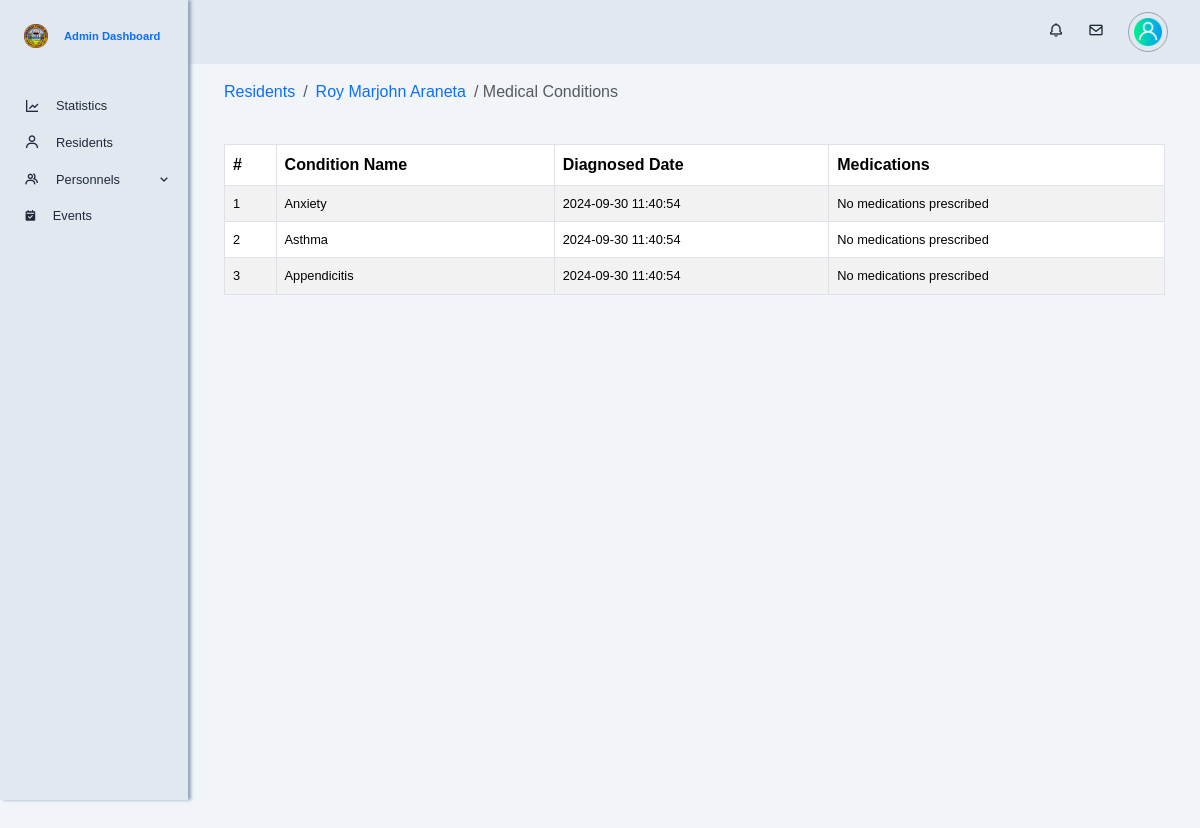
The page /app/views/admin/resident_medical_conditions.php?resident_id=4 on the database its author committed.
### tables this page shows
CREATE TABLE `residents` (
  `resident_id` int(10) NOT NULL,
  `account_id` int(10) NOT NULL,
  `personal_info_id` int(10) NOT NULL,
  `isValidResident` tinyint(1) NOT NULL
);

CREATE TABLE `personal_information` (
  `personal_info_id` int(10) NOT NULL,
  `lastname` varchar(255) NOT NULL,
  `firstname` varchar(255) NOT NULL,
  `middlename` varchar(255) NOT NULL,
  `date_of_birth` date DEFAULT NULL,
  `civil_status` enum('Single','Married','Widowed','Legally Separated') DEFAULT NULL,
  `educational_attainment` enum('Elementary Graduate','Elementary Undergraduate','Highschool Graduate','Highschool Undergraduate','College Graduate','College Undergraduate') DEFAULT NULL,
  `occupation` varchar(255) DEFAULT NULL,
  `religion` varchar(100) DEFAULT NULL,
  `citizenship` varchar(100) DEFAULT NULL,
  `address_id` int(10) NOT NULL,
  `sex` enum('male','female') NOT NULL,
  `phone_number` varchar(20) NOT NULL,
  `email` varchar(255) NOT NULL,
  `id_picture` varchar(255) DEFAULT NULL,
  `created_at` datetime NOT NULL DEFAULT current_timestamp(),
  `updated_at` datetime NOT NULL DEFAULT current_timestamp()
);

CREATE TABLE `residents_medical_condition` (
  `rmc_id` int(10) NOT NULL,
  `resident_id` int(10) NOT NULL,
  `medical_conditions_id` int(10) NOT NULL,
  `diagnosed_date` datetime NOT NULL DEFAULT current_timestamp(),
  `created_at` datetime NOT NULL DEFAULT current_timestamp()
);

CREATE TABLE `medical_conditions` (
  `medical_conditions_id` int(10) NOT NULL,
  `condition_name` varchar(255) NOT NULL
);

### app/models/get_resident_by_id.php (called while the page is built)
<?php
function getResidentById($conn, $residentId) {
    $sql = "SELECT
                a.*,
                r.*,
                pi.*
            FROM
                residents r
            JOIN
                personal_information pi ON r.personal_info_id = pi.personal_info_id
            JOIN
                accounts a ON r.account_id = a.account_id
            WHERE
                r.resident_id = ?";
    if ($stmt = $conn->prepare($sql)) {
        $stmt->bind_param("i", $residentId);
        $stmt->execute();
        $result = $stmt->get_result();
        $residentDetails = $result->fetch_assoc();
        return $residentDetails;
    } else {
        return null;
    }
}
?>

### app/models/get_resident_medical_conditions.php (called while the page is built)
<?php
function getResidentMedicalConditions($conn, $resident_id) {
    $sql = "
        SELECT mc.condition_name, rmc.rmc_id, rmc.diagnosed_date,
               GROUP_CONCAT(DISTINCT m.name SEPARATOR ', ') AS medicines
        FROM residents_medical_condition rmc
        INNER JOIN medical_conditions mc ON rmc.medical_conditions_id = mc.medical_conditions_id
        LEFT JOIN conditions_prescriptions cp ON cp.resident_condition_id = rmc.rmc_id
        LEFT JOIN medicines m ON cp.medicine_id = m.medicine_id
        WHERE rmc.resident_id = ?
        GROUP BY rmc.rmc_id
        ORDER BY rmc.diagnosed_date";
    $stmt = $conn->prepare($sql);
    $stmt->bind_param("i", $resident_id);
    $stmt->execute();
    $result = $stmt->get_result();
    $medical_conditions = $result->fetch_all(MYSQLI_ASSOC);
    return $medical_conditions;
}
?>

### app/views/admin/resident_medical_conditions.php (the view, shortened to what this page needs)
<?php
require './config/db_config.php';
require './app/models/get_resident_by_id.php';
require './app/models/get_resident_medical_conditions.php';
$resident_id = isset($_GET['resident_id']) ? intval($_GET['resident_id']) : null;
if ($resident_id) {
    $medical_conditions = getResidentMedicalConditions($conn, $resident_id);
}
$resident_details = getResidentById($conn, $resident_id);
?>
<!DOCTYPE html>
<html lang="en">
<head>
    <?php require './app/views/globals/head.php'; ?>
    <link rel="stylesheet" href="./public/css/admin-resident-details.css">
</head>
<body id="body-pd">
    <?php require 'partials/top_navigation.php'; ?>
    <?php require 'partials/sidebar.php'; ?>
    <div class="height-100 main-content">
        <div class="row mb-4">
            <div class="col-md-12">
                <nav aria-label="breadcrumb">
                    <ol class="breadcrumb">
                        <li class="breadcrumb-item"><a href="admin-residents">Residents</a></li>
                        <li class="breadcrumb-item">
                            <a href="admin-residents?resident_id=<?php echo $resident_id; ?>">
                                <?php echo htmlspecialchars($resident_details['firstname'] . ' ' . $resident_details['lastname']); ?>
                            </a>
                        </li>
                        <li class="breadcrumb-item active" aria-current="page"> / Medical Conditions</li>
                    </ol>
                </nav>
            </div>
        </div>
        <div class="row mb-4">
            <div class="col-md-12">
                <table class="table table-bordered table-striped">
                    <thead class="thead-dark">
                        <tr>
                            <th>#</th>
                            <th>Condition Name</th>
                            <th>Diagnosed Date</th>
                            <th>Medications</th>
                        </tr>
                    </thead>
                    <tbody>
                        <?php if (!empty($medical_conditions)) : ?>
                            <?php foreach ($medical_conditions as $index => $condition) : ?>
                                <tr>
                                    <td><?php echo $index + 1; ?></td>
                                    <td><?php echo htmlspecialchars($condition['condition_name']); ?></td>
                                    <td><?php echo htmlspecialchars($condition['diagnosed_date']); ?></td>
                                    <td>
                                        <?php
                                            echo !empty($condition['medicines']) ? htmlspecialchars($condition['medicines']) : 'No medications prescribed';
                                        ?>
                                    </td>
                                </tr>
                            <?php endforeach; ?>
                        <?php else : ?>
                            <tr>
                                <td colspan="4" class="text-center">No medical conditions found for this resident.</td>
                            </tr>
                        <?php endif; ?>
                    </tbody>
                </table>
            </div>
        </div>
    </div>
</body>
</html>

### public/css/admin-resident-details.css (style rules this page uses)
:root { --header-height: 3rem; --nav-width: 2rem; --first-color: #f1f5f9; --first-color-light: #f0fdf4; --black-color: #1e293b; --body-font: 'Poppins', sans-serif; --normal-font-size: 1rem; --z-fixed: 100; }
body { position: relative; margin: var(--header-height) 0 0 0; padding: 0 1rem; font-family: var(--body-font); font-size: var(--normal-font-size); background-color: #f1f5f9; color: #1e293b; }
a { text-decoration: none; }
.active { color: #16a34a; }
.active::before { content: ''; position: absolute; left: 0; width: 0.2rem; height: 1.5rem; background-color: #16a34a; }
.height-100 { height: 100vh; }
@media screen and (min-width: 768px) { body { margin: calc(var(--header-height) + 1rem) 0 0 0; padding-left: calc(var(--nav-width) + 2rem); } }
@media screen and (min-width: 768px) { td { font-size: 0.8rem; } }
.main-content { margin: 5rem auto; z-index: var(--z-fixed); padding-left: 10rem; padding-right: 1.2rem; }

### rows shown on the page
residents: personal_info.lastname "Roy Marjohn Araneta"
residents_medical_condition: medical_conditions.condition_name "Anxiety", diagnosed_date "2024-09-30 11:40:54"
residents_medical_condition: medical_conditions.condition_name "Asthma", diagnosed_date "2024-09-30 11:40:54"
residents_medical_condition: medical_conditions.condition_name "Appendicitis", diagnosed_date "2024-09-30 11:40:54"
